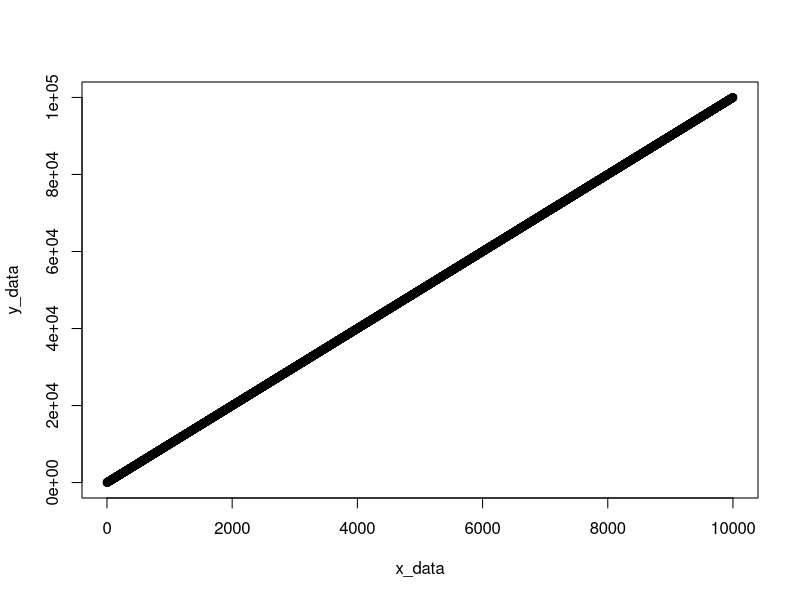
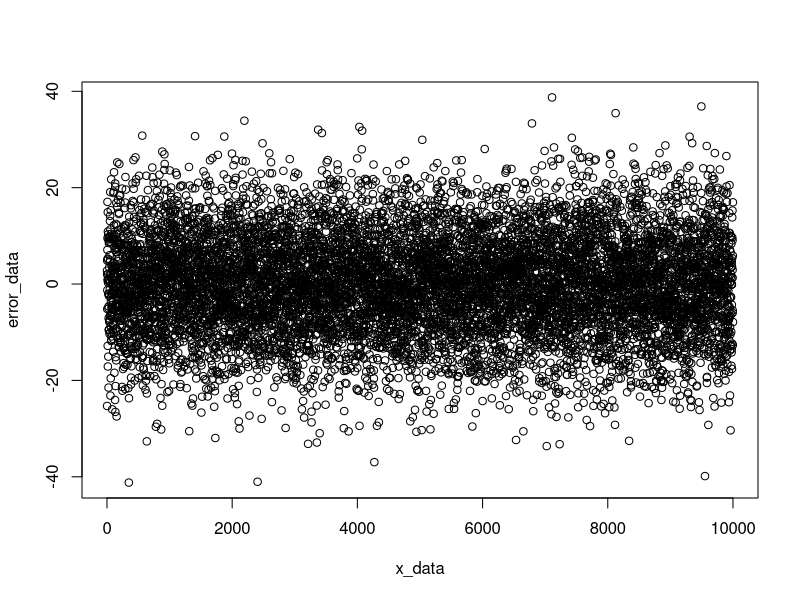
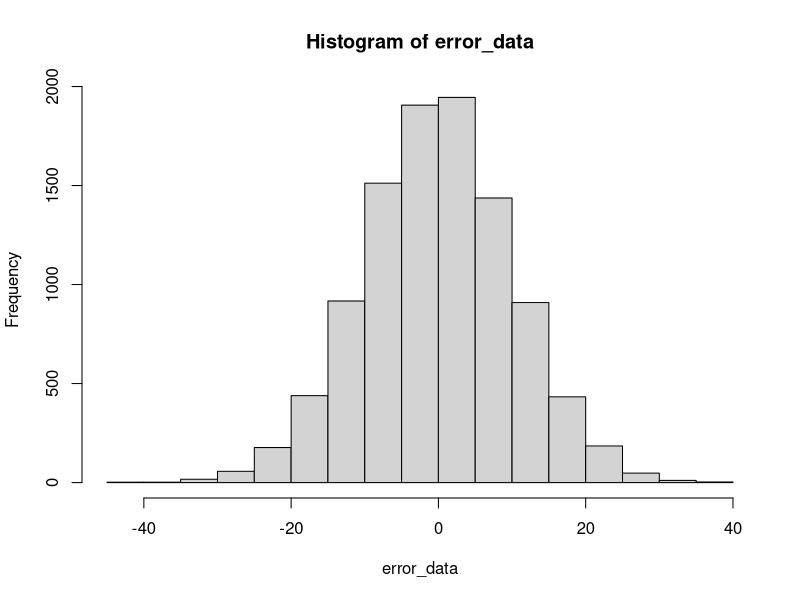
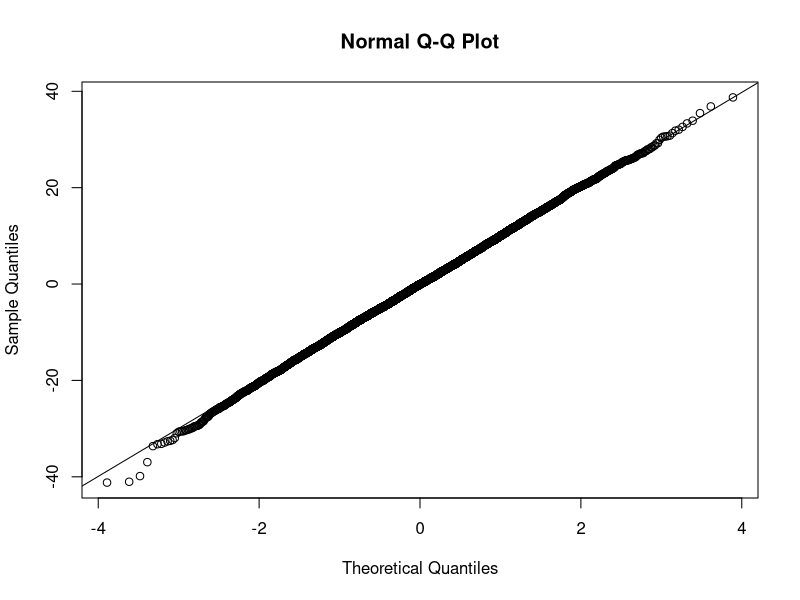

Generate these figures, in order, with R:
## ---- chunk 1
rm(list = ls())
## ---- chunk 2
N <- 10000 # nolint
error_sd <- 10
x_data <- 1:N # non-random variable (explanatory variable)
error_data <- rnorm(N, mean = 0, sd = error_sd) # random variable and constant variance #nolint
b_0 <- 1 # intercept
b_1 <- 10 # slope
y_data <- b_0 + b_1 * x_data + error_data # response variable (Random variable)

y_bar <- mean(y_data)
x_bar <- mean(x_data)

data <- data.frame(cbind(x_data, y_data))
## ---- chunk 3
# ydata ~ xdata means (ydata = b_0 + b_1 * xdata)
fit <- lm(y_data ~ x_data, data = data)
summary(fit)
## ---- chunk 4
pearson_corr <- cor(x_data, y_data, method = "pearson")
spearman_corr <- cor(x_data, y_data, method = "spearman")
b_1_estimator <- pearson_corr * sd(y_data) / sd(x_data)
b_0_estimator <- y_bar - x_bar * b_1_estimator

print(b_0_estimator)
print(b_1_estimator)
print(pearson_corr)
print(pearson_corr ^ 2)
print(spearman_corr)
## ---- chunk 5
plot(x_data, y_data)
## ---- chunk 6
plot(x_data, error_data)
## ---- chunk 7
hist(error_data) # must be a bell shape centered around 0
## ---- chunk 8
# straight line if our errors are normally distributed with constant variance
qqnorm(error_data)
qqline(error_data)
